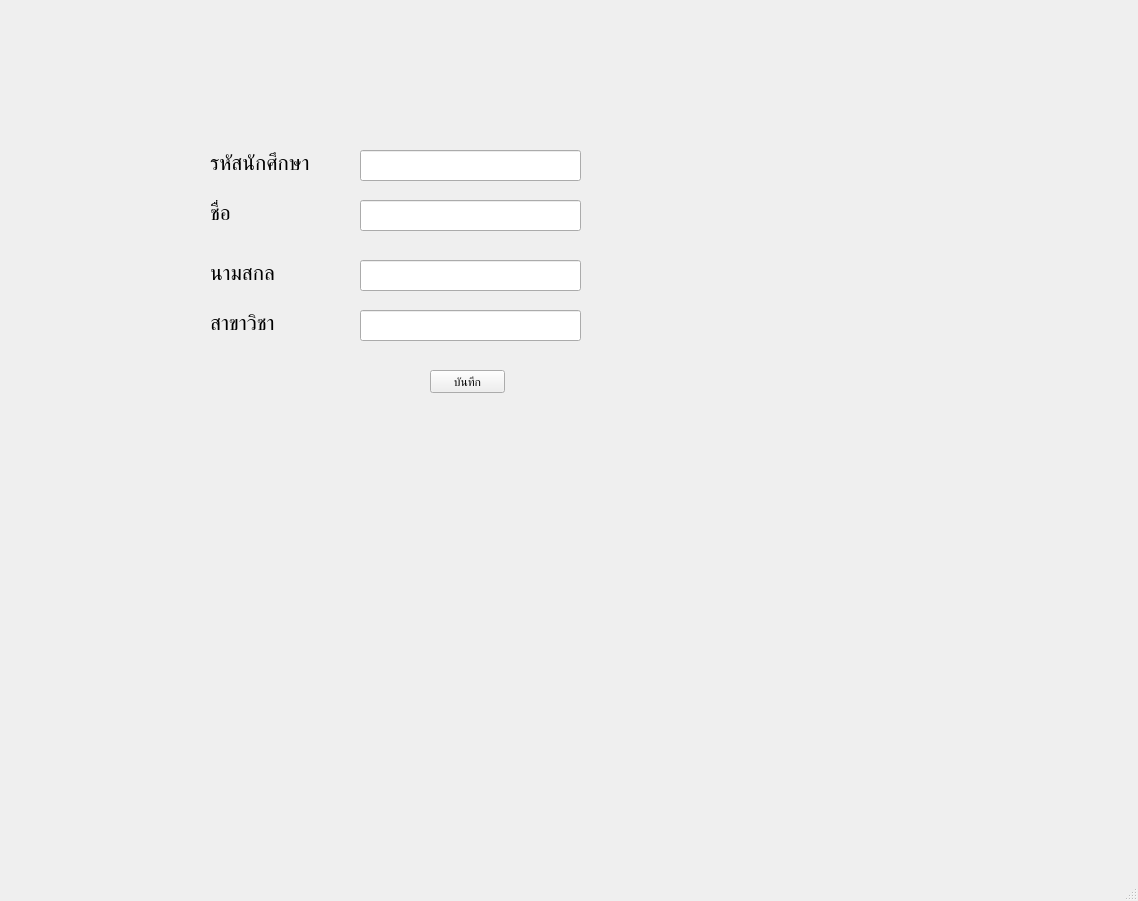
<?xml version="1.0" encoding="UTF-8"?>
<ui version="4.0">
 <class>MainWindow</class>
 <widget class="QMainWindow" name="MainWindow">
  <property name="geometry">
   <rect>
    <x>0</x>
    <y>0</y>
    <width>1138</width>
    <height>901</height>
   </rect>
  </property>
  <property name="windowTitle">
   <string>MainWindow</string>
  </property>
  <widget class="QWidget" name="centralwidget">
   <widget class="QLabel" name="label">
    <property name="geometry">
     <rect>
      <x>210</x>
      <y>150</y>
      <width>121</width>
      <height>21</height>
     </rect>
    </property>
    <property name="text">
     <string>&lt;html&gt;&lt;head/&gt;&lt;body&gt;&lt;p&gt;&lt;span style=&quot; font-size:16pt;&quot;&gt;รหัสนักศึกษา&lt;/span&gt;&lt;/p&gt;&lt;/body&gt;&lt;/html&gt;</string>
    </property>
   </widget>
   <widget class="QLabel" name="label_2">
    <property name="geometry">
     <rect>
      <x>210</x>
      <y>200</y>
      <width>121</width>
      <height>21</height>
     </rect>
    </property>
    <property name="text">
     <string>&lt;html&gt;&lt;head/&gt;&lt;body&gt;&lt;p&gt;&lt;span style=&quot; font-size:16pt;&quot;&gt;ชื่อ&lt;/span&gt;&lt;/p&gt;&lt;/body&gt;&lt;/html&gt;</string>
    </property>
   </widget>
   <widget class="QLabel" name="label_3">
    <property name="geometry">
     <rect>
      <x>210</x>
      <y>310</y>
      <width>121</width>
      <height>21</height>
     </rect>
    </property>
    <property name="text">
     <string>&lt;html&gt;&lt;head/&gt;&lt;body&gt;&lt;p&gt;&lt;span style=&quot; font-size:16pt;&quot;&gt;สาขาวิชา&lt;/span&gt;&lt;/p&gt;&lt;/body&gt;&lt;/html&gt;</string>
    </property>
   </widget>
   <widget class="QLabel" name="label_4">
    <property name="geometry">
     <rect>
      <x>210</x>
      <y>260</y>
      <width>121</width>
      <height>21</height>
     </rect>
    </property>
    <property name="text">
     <string>&lt;html&gt;&lt;head/&gt;&lt;body&gt;&lt;p&gt;&lt;span style=&quot; font-size:16pt;&quot;&gt;นามสกุล&lt;/span&gt;&lt;/p&gt;&lt;/body&gt;&lt;/html&gt;</string>
    </property>
   </widget>
   <widget class="QPushButton" name="pushButton">
    <property name="geometry">
     <rect>
      <x>430</x>
      <y>370</y>
      <width>75</width>
      <height>23</height>
     </rect>
    </property>
    <property name="text">
     <string>บันทึก</string>
    </property>
   </widget>
   <widget class="QLineEdit" name="lineEdit">
    <property name="geometry">
     <rect>
      <x>360</x>
      <y>150</y>
      <width>221</width>
      <height>31</height>
     </rect>
    </property>
   </widget>
   <widget class="QLineEdit" name="lineEdit_2">
    <property name="geometry">
     <rect>
      <x>360</x>
      <y>200</y>
      <width>221</width>
      <height>31</height>
     </rect>
    </property>
   </widget>
   <widget class="QLineEdit" name="lineEdit_3">
    <property name="geometry">
     <rect>
      <x>360</x>
      <y>310</y>
      <width>221</width>
      <height>31</height>
     </rect>
    </property>
   </widget>
   <widget class="QLineEdit" name="lineEdit_4">
    <property name="geometry">
     <rect>
      <x>360</x>
      <y>260</y>
      <width>221</width>
      <height>31</height>
     </rect>
    </property>
   </widget>
  </widget>
  <widget class="QMenuBar" name="menubar">
   <property name="geometry">
    <rect>
     <x>0</x>
     <y>0</y>
     <width>1138</width>
     <height>21</height>
    </rect>
   </property>
  </widget>
  <widget class="QStatusBar" name="statusbar"/>
 </widget>
 <resources/>
 <connections/>
</ui>
